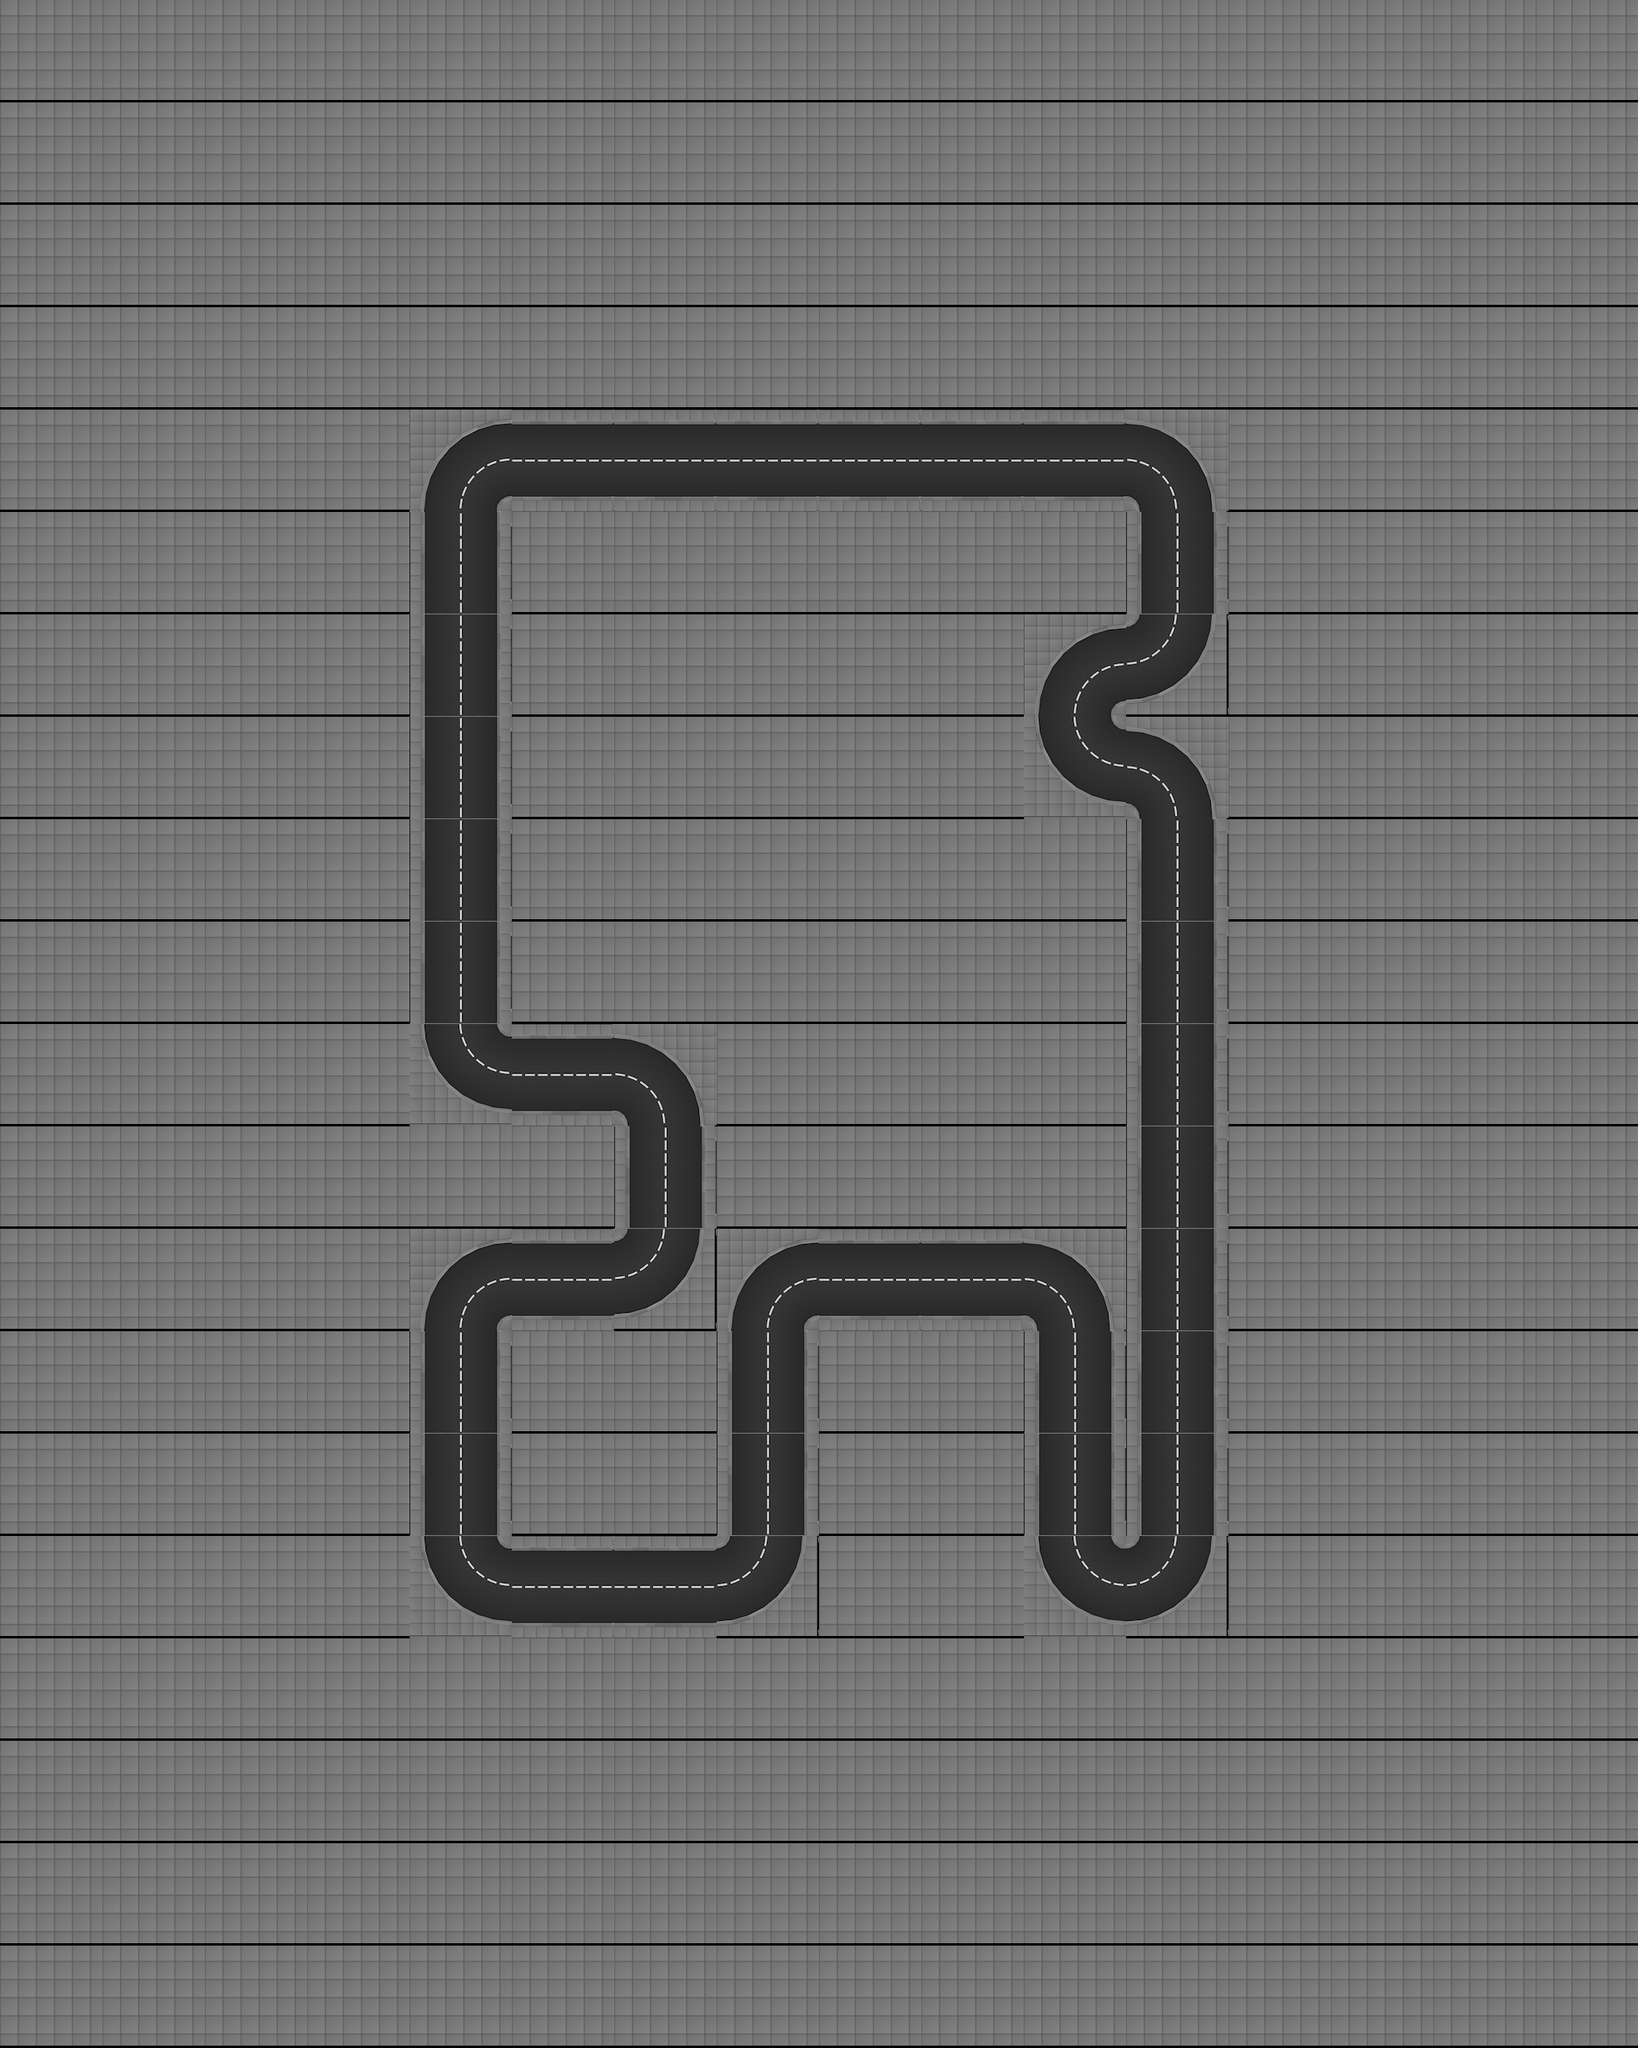

Below is a game level as drawn by its tile map, then a one-line description and the .tmx that defines it (tile-layer data replaced by summaries):
An orthogonal 16x20 tile map with 128x128 px tiles, 1 tile layer (track) and 281 objects (29x appartment_roof_01, 10x appartment_ground_floor_02, 10x appartment_ground_floor_03, 9x appartment_ground_floor_01, 8x office_02_ground_floor, ...).

<map height="20" infinite="0" nextlayerid="1" nextobjectid="1" orientation="orthogonal" renderorder="right-down" tiledversion="1.2.2" tileheight="128" tilewidth="128" version="1.2" width="16"><tileset firstgid="1" source="../../gbResources/track_01_tileset.tsx" /><layer height="20" id="1" name="track" width="16"><data>[320 cells, 320 non-empty, 7 distinct tile ids]</data></layer><objectgroup id="1" name="walls"><object id="1" x="512" y="640"><polyline points="16,0 32,-64 64,-96 128,-112" /></object><object id="2" x="512" y="640"><polyline points="112,0 114,-8 120,-14 128,-16" /></object><object id="3" x="512" y="704.0"><polyline points="16,-64 16,64" /></object><object id="4" x="512" y="704.0"><polyline points="112,-64 112,64" /></object><object id="5" x="512" y="832.0"><polyline points="16,-64 16,64" /></object><object id="6" x="512" y="832.0"><polyline points="112,-64 112,64" /></object><object id="7" x="512" y="960.0"><polyline points="16,-64 16,64" /></object><object id="8" x="512" y="960.0"><polyline points="112,-64 112,64" /></object><object id="9" x="512" y="1088.0"><polyline points="16,-64 16,64" /></object><object id="10" x="512" y="1088.0"><polyline points="112,-64 112,64" /></object><object id="11" x="512" y="1216.0"><polyline points="16,-64 16,64" /></object><object id="12" x="512" y="1216.0"><polyline points="112,-64 112,64" /></object><object id="13" x="512" y="1408"><polyline points="16,-128 32,-64 64,-32 128,-16" /></object><object id="14" x="512" y="1408"><polyline points="112,-128 114,-120 120,-114 128,-112" /></object><object id="15" x="512" y="1664"><polyline points="16,0 32,-64 64,-96 128,-112" /></object><object id="16" x="512" y="1664"><polyline points="112,0 114,-8 120,-14 128,-16" /></object><object id="17" x="512" y="1728.0"><polyline points="16,-64 16,64" /></object><object id="18" x="512" y="1728.0"><polyline points="112,-64 112,64" /></object><object id="19" x="512" y="1856.0"><polyline points="16,-64 16,64" /></object><object id="20" x="512" y="1856.0"><polyline points="112,-64 112,64" /></object><object id="21" x="512" y="2048"><polyline points="16,-128 32,-64 64,-32 128,-16" /></object><object id="22" x="512" y="2048"><polyline points="112,-128 114,-120 120,-114 128,-112" /></object><object id="23" x="640" y="592.0"><polyline points="0,-64 128,-64" /></object><object id="24" x="640" y="560.0"><polyline points="0,64 128,64" /></object><object id="25" x="640" y="1360.0"><polyline points="0,-64 128,-64" /></object><object id="26" x="640" y="1328.0"><polyline points="0,64 128,64" /></object><object id="27" x="640" y="1616.0"><polyline points="0,-64 128,-64" /></object><object id="28" x="640" y="1584.0"><polyline points="0,64 128,64" /></object><object id="29" x="640" y="2000.0"><polyline points="0,-64 128,-64" /></object><object id="30" x="640" y="1968.0"><polyline points="0,64 128,64" /></object><object id="31" x="768" y="592.0"><polyline points="0,-64 128,-64" /></object><object id="32" x="768" y="560.0"><polyline points="0,64 128,64" /></object><object id="33" x="768" y="1408"><polyline points="0,-112 64,-96 96,-64 112,0" /></object><object id="34" x="768" y="1408"><polyline points="0,-16 8,-14 14,-8 16,0" /></object><object id="35" x="768" y="1472.0"><polyline points="16,-64 16,64" /></object><object id="36" x="768" y="1472.0"><polyline points="112,-64 112,64" /></object><object id="37" x="768" y="1664"><polyline points="112,-128 96,-64 64,-32 0,-16" /></object><object id="38" x="768" y="1664"><polyline points="16,-128 14,-120 8,-114 0,-112" /></object><object id="39" x="768" y="2000.0"><polyline points="0,-64 128,-64" /></object><object id="40" x="768" y="1968.0"><polyline points="0,64 128,64" /></object><object id="41" x="896" y="592.0"><polyline points="0,-64 128,-64" /></object><object id="42" x="896" y="560.0"><polyline points="0,64 128,64" /></object><object id="43" x="896" y="1664"><polyline points="16,0 32,-64 64,-96 128,-112" /></object><object id="44" x="896" y="1664"><polyline points="112,0 114,-8 120,-14 128,-16" /></object><object id="45" x="896" y="1728.0"><polyline points="16,-64 16,64" /></object><object id="46" x="896" y="1728.0"><polyline points="112,-64 112,64" /></object><object id="47" x="896" y="1856.0"><polyline points="16,-64 16,64" /></object><object id="48" x="896" y="1856.0"><polyline points="112,-64 112,64" /></object><object id="49" x="896" y="2048"><polyline points="112,-128 96,-64 64,-32 0,-16" /></object><object id="50" x="896" y="2048"><polyline points="16,-128 14,-120 8,-114 0,-112" /></object><object id="51" x="1024" y="592.0"><polyline points="0,-64 128,-64" /></object><object id="52" x="1024" y="560.0"><polyline points="0,64 128,64" /></object><object id="53" x="1024" y="1616.0"><polyline points="0,-64 128,-64" /></object><object id="54" x="1024" y="1584.0"><polyline points="0,64 128,64" /></object><object id="55" x="1152" y="592.0"><polyline points="0,-64 128,-64" /></object><object id="56" x="1152" y="560.0"><polyline points="0,64 128,64" /></object><object id="57" x="1152" y="1616.0"><polyline points="0,-64 128,-64" /></object><object id="58" x="1152" y="1584.0"><polyline points="0,64 128,64" /></object><object id="59" x="1280" y="592.0"><polyline points="0,-64 128,-64" /></object><object id="60" x="1280" y="560.0"><polyline points="0,64 128,64" /></object><object id="61" x="1280" y="896"><polyline points="16,0 32,-64 64,-96 128,-112" /></object><object id="62" x="1280" y="896"><polyline points="112,0 114,-8 120,-14 128,-16" /></object><object id="63" x="1280" y="1024"><polyline points="16,-128 32,-64 64,-32 128,-16" /></object><object id="64" x="1280" y="1024"><polyline points="112,-128 114,-120 120,-114 128,-112" /></object><object id="65" x="1280" y="1664"><polyline points="0,-112 64,-96 96,-64 112,0" /></object><object id="66" x="1280" y="1664"><polyline points="0,-16 8,-14 14,-8 16,0" /></object><object id="67" x="1280" y="1728.0"><polyline points="16,-64 16,64" /></object><object id="68" x="1280" y="1728.0"><polyline points="112,-64 112,64" /></object><object id="69" x="1280" y="1856.0"><polyline points="16,-64 16,64" /></object><object id="70" x="1280" y="1856.0"><polyline points="112,-64 112,64" /></object><object id="71" x="1280" y="2048"><polyline points="16,-128 32,-64 64,-32 128,-16" /></object><object id="72" x="1280" y="2048"><polyline points="112,-128 114,-120 120,-114 128,-112" /></object><object id="73" x="1408" y="640"><polyline points="0,-112 64,-96 96,-64 112,0" /></object><object id="74" x="1408" y="640"><polyline points="0,-16 8,-14 14,-8 16,0" /></object><object id="75" x="1408" y="704.0"><polyline points="16,-64 16,64" /></object><object id="76" x="1408" y="704.0"><polyline points="112,-64 112,64" /></object><object id="77" x="1408" y="896"><polyline points="112,-128 96,-64 64,-32 0,-16" /></object><object id="78" x="1408" y="896"><polyline points="16,-128 14,-120 8,-114 0,-112" /></object><object id="79" x="1408" y="1024"><polyline points="0,-112 64,-96 96,-64 112,0" /></object><object id="80" x="1408" y="1024"><polyline points="0,-16 8,-14 14,-8 16,0" /></object><object id="81" x="1408" y="1088.0"><polyline points="16,-64 16,64" /></object><object id="82" x="1408" y="1088.0"><polyline points="112,-64 112,64" /></object><object id="83" x="1408" y="1216.0"><polyline points="16,-64 16,64" /></object><object id="84" x="1408" y="1216.0"><polyline points="112,-64 112,64" /></object><object id="85" x="1408" y="1344.0"><polyline points="16,-64 16,64" /></object></objectgroup><objectgroup id="2" name="route"><!-- 1 objects omitted --></objectgroup><objectgroup id="3" name="lights"><!-- 48 objects omitted --></objectgroup><objectgroup id="4" name="slow_motion_triggers"><!-- 16 objects omitted --></objectgroup><objectgroup id="5" name="buildings"><!-- 116 objects omitted --></objectgroup><objectgroup id="6" name="spawners"><!-- 4 objects omitted --></objectgroup></map>
<!-- 196 of 281 objects omitted -->
